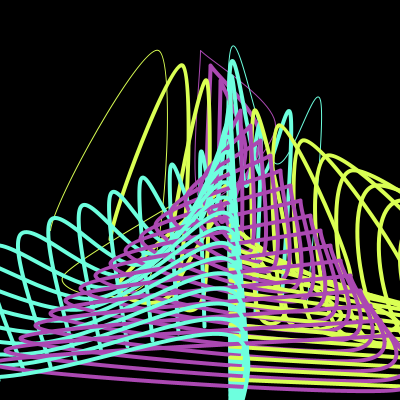
Frame 1 (no input)
Frame 60 (the mouse pressed at the canvas centre just before this capture): identical to frame 1, image omitted
Frame 120 (the mouse held since frame 60 and released just before this capture): identical to frame 1, image omitted

The Processing sketch that drew this single still picture (run headless with seeded random() and noise(); from frame 60 on, the mouse is pressed at the canvas centre):

// Processing sketch: processing_38122
// ── processing_38122.pde

//Homework6
//Copyright by Joel McCullough Pittsburgh PA 15221
int x=200;
int y = 200;
int wd = 300;
int ht = 300;
int s = 8;
//int s2 = 20;

void setup()
{
  size(400,400);
  smooth();
  background(0);
  
}

void draw()
{
 wallpaper(); 
}

void initials()
{
  noFill();
  beginShape();
    //j
      stroke(218,255,83);
      curveVertex(x-wd/5,y+ht/10);//1
      curveVertex(x-wd/2,y+ht/10);//1
      curveVertex(x-wd/7,y-ht/2);//4
      curveVertex(x-wd/6,y+ht/4);//5
      curveVertex(x-wd/2.2,y+ht/4);//3
      curveVertex(x+wd/10,y-ht/10);//2
      curveVertex(x+wd/10,y-ht/10);//2
     
  endShape();  
  
  beginShape();
     //d
     stroke(171,72,178);
     curveVertex(x,y-ht/2);
     curveVertex(x,y-ht/2);
     curveVertex(x,y);
     curveVertex(x+wd/4,y-ht/4);
     curveVertex(x,y-ht/2);
     curveVertex(x,y-ht/2);
  endShape();


  beginShape();
      //m
    stroke(109,255,222);
      curveVertex(x+wd/2.8,y+ht/3);//2
      curveVertex(x+wd/2.8,y+ht/3);//2
      curveVertex(x+wd/2.5,y-ht/3);//1
     curveVertex(x+wd/4,y-ht/8);//5
     curveVertex(x+wd/10,y-ht/2);//4
     curveVertex(x+wd/10,y+ht/2);//3
     curveVertex(x+wd/10,y+ht/2);//3
  endShape();
  

}

void strand()
{
    while(y<400)
    {
      initials();
      y=y+10;
      wd=wd-100;
      ht=ht-10;
      x=y;
      strokeWeight(s-s*.5);
    }
}

  
void wallpaper()
{
//  bg();
//  emblem();
    strand();
  
    
      
}
//void emblem()
//{
//
//  while(y<250)
//  {
//  stroke(178,64,49);
//  strokeWeight(s2);
//  initials();
//  y=y+5;
//  }
//}
//void bg()
//{
//  
//  strokeWeight(15);
//  initials();
//}
  
